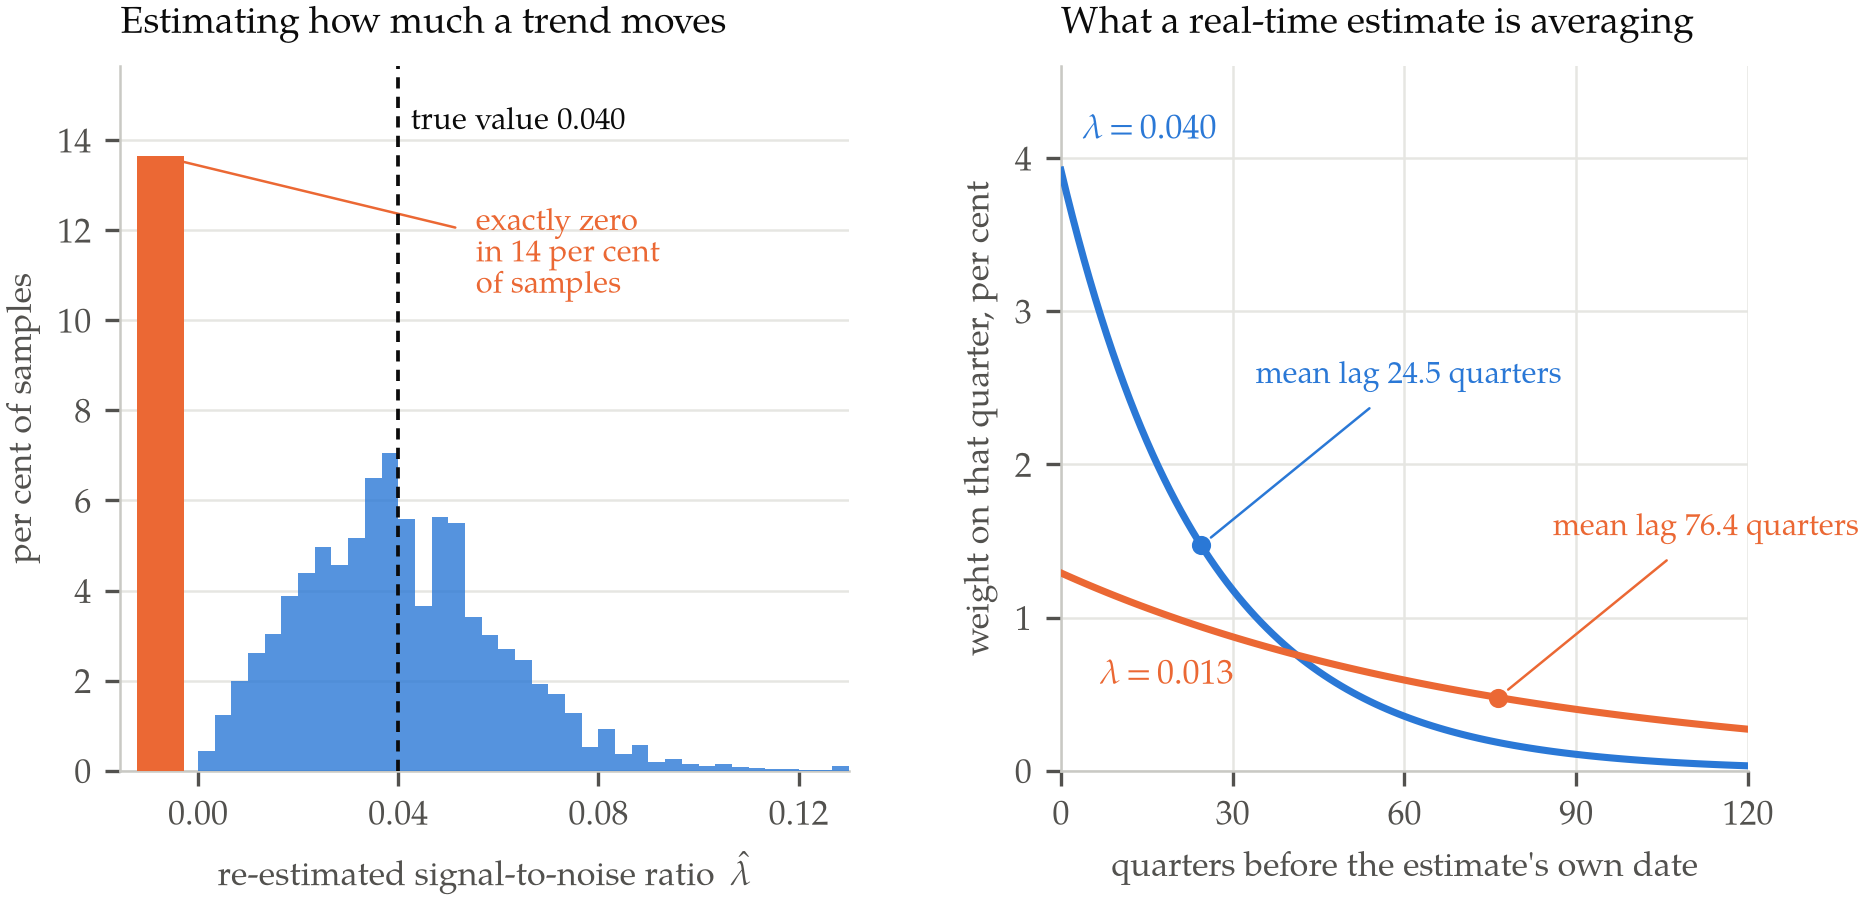

The script that saved this image:
"""Figure for report 022 — the two arithmetic facts behind a filtered r-star.

Both panels are computed from the canonical signal-extraction problem, a random
walk observed with additive noise:

    x_t = x_{t-1} + eta_t,   var(eta) = q * s2 ;   y_t = x_t + eps_t, var(eps) = s2

with q the signal-to-noise ratio. HLW's reported lambda_z = 0.040 is a ratio of
standard deviations, so q = lambda^2 = 0.0016; Buncic's corrected estimate of
0.013 gives q = 0.000169.

Left panel: the pile-up problem. 20,000 samples of 250 quarters are simulated at
the true value lambda = 0.040 (HLW's own estimate, on roughly HLW's own sample
length) and the signal-to-noise ratio is re-estimated by maximum likelihood on
each. A seventh of the samples return exactly zero — no time variation at all —
and the median estimate sits below the truth. The bar at zero is drawn detached
because it is an atom of probability, not a bin.

Right panel: the weight profile. In steady state the real-time estimate is an
exponentially weighted moving average of past observations with smoothing
parameter equal to the Kalman gain K, so the weight on the observation j
quarters back is K(1-K)^j. The mean lag is (1-K)/K exactly: 24.5 quarters at
lambda = 0.040 and 76.4 at 0.013. Those centres of mass are marked.

Palette: the blue/orange pair already validated for this series (reports 009-021),
all-pairs checked at print contrast.
Run: python3 figures/022-pileup-and-weight-profile.py
"""
import matplotlib
matplotlib.use("Agg")
import matplotlib.font_manager as fm
import matplotlib.pyplot as plt
import numpy as np
import tempfile
from math import log, sqrt
from pathlib import Path

SERIF = "TeX Gyre Pagella"
BLUE, ORANGE = "#2a78d6", "#eb6834"
INK, MUTED, GRID = "#0b0b0b", "#52514e", "#e6e6e2"


def use_vendored_pagella():
    """Register tools/fonts/texgyrepagella-*.woff2 with matplotlib.

    The repository vendors the faces on purpose, and matplotlib cannot read
    woff2 directly, so decompress them to ttf in a temporary directory and
    register those.
    """
    vendored = sorted((Path(__file__).resolve().parent.parent / "tools" / "fonts")
                      .glob("texgyrepagella-*.woff2"))
    if not vendored:
        return False
    try:
        from fontTools.ttLib import TTFont
    except ImportError:
        return False
    cache = Path(tempfile.mkdtemp(prefix="pagella-"))
    for src in vendored:
        face = TTFont(str(src))
        face.flavor = None
        dst = cache / (src.stem + ".ttf")
        face.save(str(dst))
        fm.fontManager.addfont(str(dst))
    return SERIF in {f.name for f in fm.fontManager.ttflist}


if not use_vendored_pagella() and SERIF not in {f.name for f in fm.fontManager.ttflist}:
    raise SystemExit("TeX Gyre Pagella unavailable: install fontTools and brotli "
                     "so the vendored woff2 faces in tools/fonts/ can be used.")

plt.rcParams.update({
    "font.family": "serif", "font.serif": [SERIF], "font.size": 8.2,
    "mathtext.fontset": "custom", "mathtext.rm": SERIF,
    "mathtext.it": f"{SERIF}:italic", "mathtext.bf": f"{SERIF}:bold",
    "mathtext.cal": SERIF, "mathtext.sf": SERIF, "mathtext.tt": SERIF,
    "axes.edgecolor": "#c9c9c4", "axes.linewidth": 0.6,
    "text.color": INK, "axes.labelcolor": MUTED, "xtick.color": MUTED,
    "ytick.color": MUTED, "figure.facecolor": "white", "savefig.facecolor": "white",
})


# ---------------------------------------------------------------- mechanics
def steady_gain(q):
    """Steady-state Kalman gain: p^2 - q p - q = 0, K = p / (p + 1)."""
    p = (q + sqrt(q * q + 4.0 * q)) / 2.0
    return p / (p + 1.0)


def kf_sequences(q, T):
    """Deterministic F and K sequences, diffuse start at y_1, var(eps) = 1."""
    F = np.empty(T - 1)
    K = np.empty(T - 1)
    P = 1.0 + q
    for t in range(T - 1):
        f = P + 1.0
        F[t] = f
        k = P / f
        K[t] = k
        P = P * (1.0 - k) + q
    return F, K


def concentrated_loglik(Y, q, cache={}):
    """Concentrated log-likelihood of every row of Y at this q."""
    R, T = Y.shape
    if (q, T) not in cache:
        cache[(q, T)] = kf_sequences(q, T)
    F, K = cache[(q, T)]
    a = Y[:, 0].copy()
    ssq = np.zeros(R)
    for t in range(1, T):
        v = Y[:, t] - a
        ssq += v * v / F[t - 1]
        a = a + K[t - 1] * v
    n = T - 1
    return -0.5 * n * np.log(ssq / n) - 0.5 * np.sum(np.log(F))


T, LAM_TRUE, REPS = 250, 0.040, 20000
Q_TRUE = LAM_TRUE ** 2
Q_GRID = np.concatenate(([0.0], np.exp(np.linspace(log(1e-6), log(5.0), 300))))

rng = np.random.default_rng(20260910)
X = np.cumsum(rng.normal(0.0, sqrt(Q_TRUE), (REPS, T)), axis=1)
Y = X + rng.normal(0.0, 1.0, (REPS, T))
LL = np.empty((len(Q_GRID), REPS))
for i, q in enumerate(Q_GRID):
    LL[i] = concentrated_loglik(Y, q)
qhat = Q_GRID[np.argmax(LL, axis=0)]
lamhat = np.sqrt(qhat)

frac_zero = float(np.mean(qhat == 0.0))
lam_median = float(np.median(lamhat))
assert 0.10 < frac_zero < 0.18, frac_zero
assert lam_median < LAM_TRUE

fig, (axL, axR) = plt.subplots(1, 2, figsize=(7.0, 3.05),
                               gridspec_kw=dict(width_ratios=[1.06, 1.0],
                                                wspace=0.30))

# ---- left: the pile-up ----------------------------------------------------
TOP = 0.13
positive = lamhat[qhat > 0.0]
bins = np.linspace(0.0, TOP, 40)
axL.hist(np.clip(positive, 0.0, TOP - 1e-6), bins=bins,
         weights=np.full(positive.size, 100.0 / REPS),
         color=BLUE, alpha=0.80, zorder=3)
axL.bar([-0.0075], [frac_zero * 100.0], width=0.0095, color=ORANGE,
        zorder=4, align="center")
axL.axvline(LAM_TRUE, color=INK, lw=0.9, ls=(0, (3, 2.2)), zorder=5)
axL.set_xlim(-0.0155, TOP)
axL.set_ylim(0, max(15.5, frac_zero * 100.0 + 2.0))
axL.set_xticks([0.0, 0.04, 0.08, 0.12])
axL.set_xlabel("re-estimated signal-to-noise ratio  $\\hat{\\lambda}$")
axL.set_ylabel("per cent of samples")
axL.set_title("Estimating how much a trend moves", fontsize=9.0, loc="left",
              pad=8, color=INK)
axL.annotate(f"exactly zero\nin {frac_zero * 100:.0f} per cent\nof samples",
             xy=(-0.0075, frac_zero * 100.0), xytext=(0.0555, 12.5),
             fontsize=7.4, color=ORANGE, ha="left", va="top",
             arrowprops=dict(arrowstyle="-", color=ORANGE, lw=0.6,
                             shrinkA=3, shrinkB=5))
axL.text(0.0425, max(15.5, frac_zero * 100.0 + 2.0) - 0.9,
         "true value 0.040", fontsize=7.4, color=INK, ha="left", va="top")
axL.grid(color=GRID, lw=0.6, axis="y", zorder=0)
for sp in ("top", "right"):
    axL.spines[sp].set_visible(False)

# ---- right: the weight profile ------------------------------------------
j = np.arange(0, 121)
for lam, colour, label, lxy in ((0.040, BLUE, "$\\lambda = 0.040$", (4.0, 4.06)),
                                (0.013, ORANGE, "$\\lambda = 0.013$", (7.0, 0.50))):
    K = steady_gain(lam ** 2)
    w = K * (1.0 - K) ** j * 100.0
    lag = (1.0 - K) / K
    axR.plot(j, w, color=colour, lw=1.7, zorder=3)
    axR.plot([lag], [K * (1.0 - K) ** lag * 100.0], "o", ms=3.6,
             color=colour, zorder=4)
    axR.annotate(f"mean lag {lag:.1f} quarters", xy=(lag, K * (1.0 - K) ** lag * 100.0),
                 xytext=(lag + 9.5, K * (1.0 - K) ** lag * 100.0 + 1.06),
                 fontsize=7.4, color=colour, ha="left",
                 arrowprops=dict(arrowstyle="-", color=colour, lw=0.6,
                                 shrinkA=3, shrinkB=3))
    axR.text(lxy[0], lxy[1], label, color=colour, fontsize=8.2,
             ha="left", va="bottom")
axR.set_xlim(0, 120)
axR.set_ylim(0, 4.6)
axR.set_xticks([0, 30, 60, 90, 120])
axR.set_xlabel("quarters before the estimate's own date")
axR.set_ylabel("weight on that quarter, per cent")
axR.set_title("What a real-time estimate is averaging", fontsize=9.0,
              loc="left", pad=8, color=INK)
axR.grid(color=GRID, lw=0.6, zorder=0)
for sp in ("top", "right"):
    axR.spines[sp].set_visible(False)

out = Path(__file__).with_suffix(".png")
fig.savefig(out, dpi=300, bbox_inches="tight", pad_inches=0.02)
print("wrote", out)
print(f"  P(lambda_hat == 0) = {frac_zero * 100:.2f}%   median lambda_hat = {lam_median:.4f}")
for lam in (0.040, 0.013):
    K = steady_gain(lam ** 2)
    print(f"  lambda={lam:.3f}: K={K:.5f}, mean lag={(1 - K) / K:.2f} q, "
          f"half-life={log(0.5) / log(1 - K):.2f} q")
